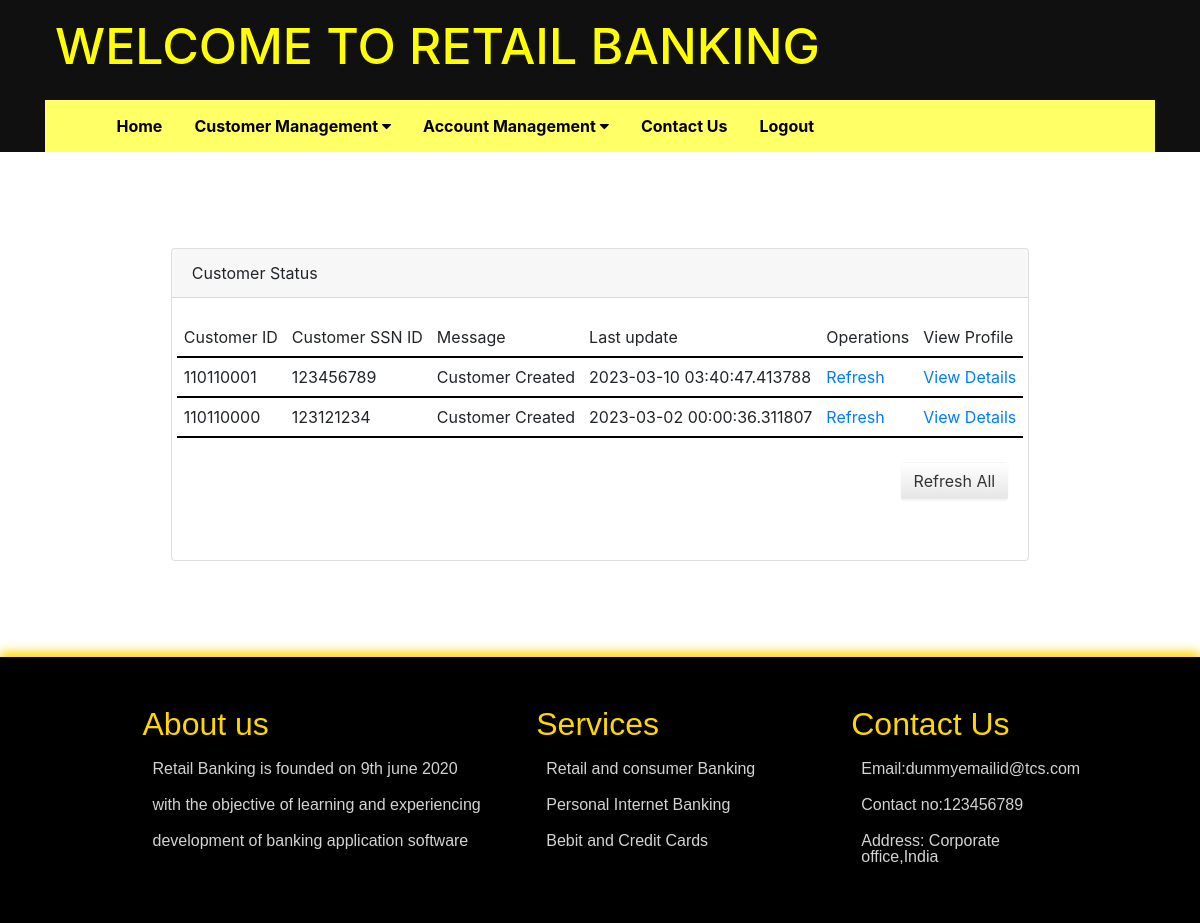
/customerstatus (signed in), run on the app's committed database.
### database.py (models this page shows)
class Customers(Base):
    __tablename__='customers'
    cust_id = Column(Integer, primary_key=True, autoincrement=True)
    cust_ssn_id = Column(Integer, unique=True)
    name = Column(String(250),nullable=False)
    address = Column(String(250), nullable=False)
    age = Column(Integer)
    state = Column(String(250), nullable=False)
    city = Column(String(250), nullable=False)
    status = Column(String(250), nullable=False)

### app.py (the view)
@app.route('/customerstatus')
def customerstatus():
    if 'user' not in session:
        return redirect(url_for('login'))
    if session['usert'] != "executive":
        flash("You don't have access to this page","warning")
        return redirect(url_for('dashboard'))
    if session['usert']=="executive":
        data = db.execute("SELECT customers.cust_id as id, customers.cust_ssn_id as ssn_id, customerlog.log_message as message, customerlog.time_stamp as date from (select cust_id,log_message,time_stamp from customerlog group by cust_id ORDER by time_stamp desc) as customerlog JOIN customers ON customers.cust_id = customerlog.cust_id group by customerlog.cust_id order by customerlog.time_stamp desc").fetchall()
        if data:
            return render_template('customerstatus.html',customerstatus=True , data=data)
        else:
            flash('No data found.','danger')
    return redirect(url_for('dashboard'))

### templates/customerstatus.html (shortened to what this page needs)
{% extends "layout.html" %}
{% block content %}
<div class = "row my-5">
    <div class="card col-md-12 mx-auto px-0">
        <div class="card-header">
            Customer Status
        </div>
        <div class="card-body">
            <div class="row mb-4">
                <table id="responsive-data-table" class="col-md-12">
                    <thead>
                        <tr>
                            <td>Customer ID</td>
                            <td>Customer SSN ID</td>
                            <td>Message</td>
                            <td>Last update</td>
                            <td>Operations</td>
                            <td>View Profile</td>
                        </tr>
                    </thead>
                    <tbody>
                        {% for i in data %}
                        <tr>
                            <td>
                                {{ i.id }}
                            </td>
                            <td>
                                {{ i.ssn_id }}
                            </td>
                            <td>
                                {{ i.message }}
                            </td>
                            <td>
                                {{ i.date }}
                            </td>
                            <td>
                                <a href="javaScript:void(0)" class="refresh_cust" data-cust_id={{ i.id }}>
                                    Refresh
                                </a>
                            </td>
                            <td>
                                <a href="{{ url_for('viewcustomer',cust_id= i.id) }}">
                                    View Details
                                </a>
                            </td>
                        </tr>
                        {% endfor %}
                    </tbody>
                </table>
            </div>
            <div class="row mb-4">
                <div class="form-group col-md-12">
                    <div class="float-right">
                        <a href="{{ url_for('customerstatus') }}">
                            <button class="btn">Refresh All</button>
                        </a>
                    </div>
                </div>
            </div>
        </div>
    </div>
</div>
{% endblock %}

### static/css/style.css (style rules this page uses)
body { font-family:'Roboto', sans-serif; color: #FFF; line-height:1.2em; font-size:17px; }
a { color:#181A1C; text-decoration: none; }
.highlighted-box th, td { text-align: left; border-bottom: 2px solid #000000; padding: 7px; }
* { box-sizing: border-box }
body { font-family: Verdana, sans-serif; margin:0 }

### data on the page
Customers: id "110110001", ssn_id "123456789", message "Customer Created", date "2023-03-10 03:40:47.413788"
Customers: id "110110000", ssn_id "123121234", message "Customer Created", date "2023-03-02 00:00:36.311807"
